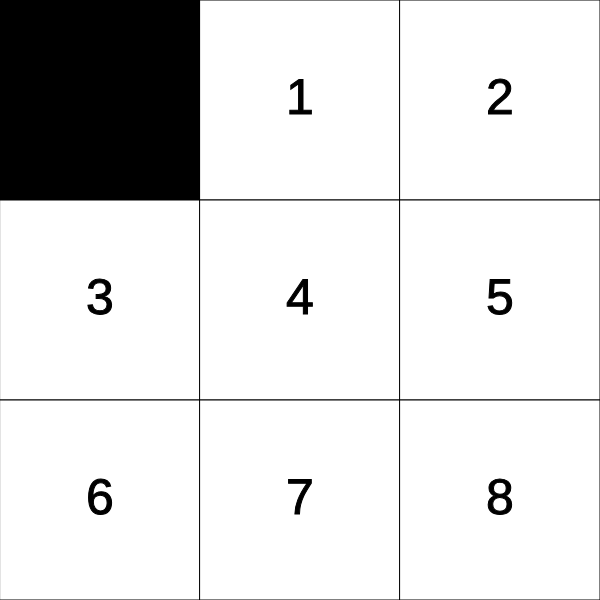
Frame 1 (no input)
Frame 60 (no input): identical to frame 1, image omitted
Frame 120 (the mouse pressed at the canvas centre since frame 60): identical to frame 1, image omitted

The p5.js sketch that drew this single still picture (run headless with seeded random() and noise() and a simulated clock; from frame 60 on, the mouse is pressed at the canvas centre):

// p5.js sketch
// ── sketch.js

let nbrOfSquares = 9;
let tileSize;
let rectanglePositions;

let tiles = []; //holds tiles in order they appear

let tilePositions = []; //x and y pairs for each tile position

function setup() {
    createCanvas(600, 600);
    tileSize = height/sqrt(nbrOfSquares);

    for (let i = 0; i < nbrOfSquares; i++) {
        xpos = i%sqrt(nbrOfSquares);
        ypos = floor(i/sqrt(nbrOfSquares));
        tilePositions[i] = new Position(xpos*tileSize,ypos*tileSize);
        tiles[i] = new tile(i);
    }
    print(tilePositions);
  
    background(0);
    drawTiles();
}

function draw() {
    background(0);
    drawTiles();
}

function drawTiles() {
    for (i in tiles){ 
        tiles[i].drawTile();
    }
}

class tile {
    
    constructor(number) {
        this.number = number;
        this.xPos = 0;
        this.yPos = 0;
    }
    

    drawTile () {
        this.getPosition();
        if (this.number != 0){
            fill(255);
            rectMode(CORNER);
            rect(this.xPos, this.yPos, tileSize, tileSize);
            stroke(0);fill(0);
            textSize(50);
            textAlign(CENTER, CENTER);
            text(String(this.number),this.xPos+ tileSize/2,this.yPos+ tileSize/2)
        }
    }

    getPosition() {
        for (i in tiles) {
            if (tiles[i].number == this.number) {
                this.xPos = tilePositions[i].xPos;
                this.yPos = tilePositions[i].yPos;
                return
            }
            if (i == nbrOfSquares) {
                print("no position found")
            }
        }
    }
}

class Position {
    constructor(xPos, yPos){
        this.xPos = xPos;
        this.yPos = yPos;
    }
}


function keyPressed() {
    if (keyCode === LEFT_ARROW) {
        print("left");
        for (i in tiles) {
            // if (tiles[i].number == 0 && i%nbrOfSquares != nbrOfSquares-1) {
            if (tiles[i].number == 0) {
                print(i)
                temp = tiles[i+1]
                tiles[i+1] = tiles[i]
                tiles[i] = temp
            } 
        }
    } else if (keyCode === RIGHT_ARROW) {
      print("right");
    } else if (keyCode === UP_ARROW) {
        print("up");
    } else if (keyCode === DOWN_ARROW) {
        print("down");
      }
}


  
